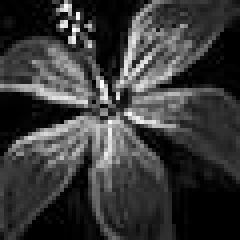
#> input picture Tuan 4/gray_image.jpg, 60 x 60 px (shown 4 times larger)
$ python Bai2.py
#> lines starting #> are read from the running program, lines starting #| are printed output that depends on the picture
import numpy as np
from PIL import Image

def grayscale_to_rgb(image_path):
    # Mở hình ảnh xám đen
#> called with image_path = 'gray_image.jpg'
    img_gray = Image.open(image_path)
#> img_gray is the input picture: PIL image 60x60 L; min 0, max 255, mean 57.1

    # Chuyển đổi thành mảng numpy
    img_array = np.array(img_gray)

    # Tạo ma trận màu
    img_rgb = np.zeros((img_array.shape[0], img_array.shape[1], 3), dtype=np.uint8)

    # Gán giá trị màu giống nhau cho cả ba kênh
    img_rgb[:,:,0] = img_array
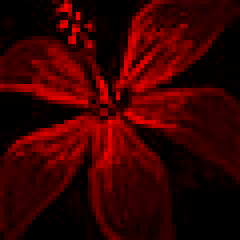
#> img_rgb: shape (60, 60, 3) (shown 4 times larger); mean of channels 0, 1, 2 57.1, 0, 0; drawn as R, G, B
    img_rgb[:,:,1] = img_array
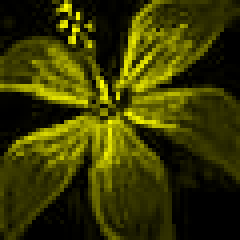
#> img_rgb: shape (60, 60, 3) (shown 4 times larger); mean of channels 0, 1, 2 57.1, 57.1, 0; drawn as R, G, B
    img_rgb[:,:,2] = img_array

    # Chuyển đổi thành hình ảnh PIL
    img_color = Image.fromarray(img_rgb, 'RGB')

    # Lưu hình ảnh màu
    img_color.save('matran3.jpg')

# Thực hiện chuyển đổi trên một hình ảnh xám đen cụ thể
grayscale_to_rgb('gray_image.jpg')
